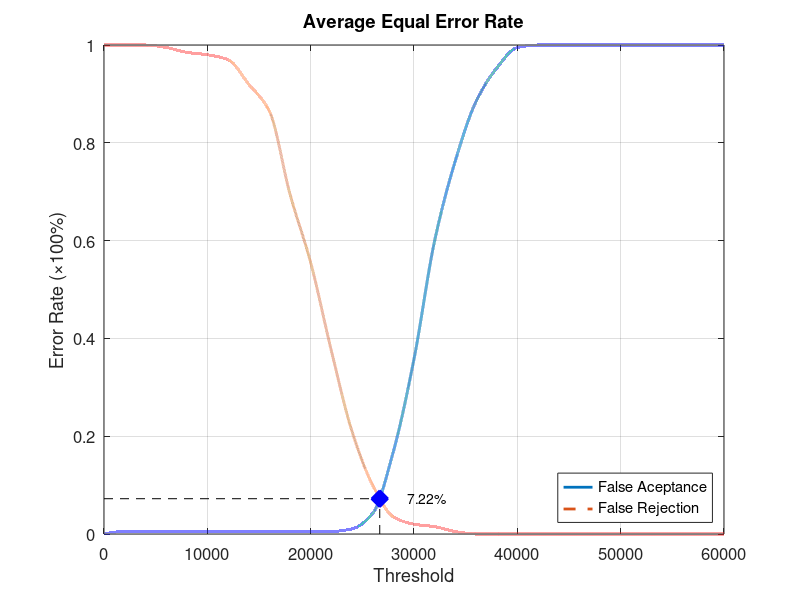
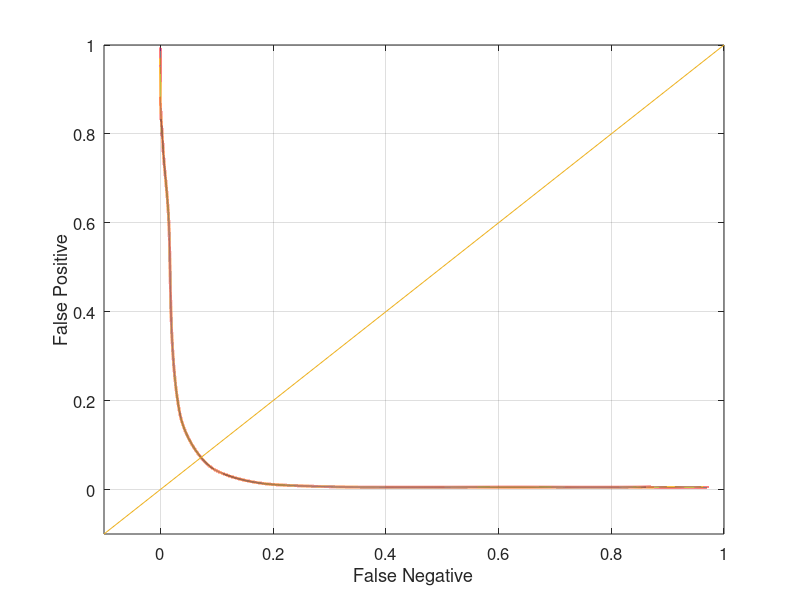

The MATLAB script that drew these images, in order:
function yEER = Database2_2
close all;
clear;
clc;
x = 0:2000:60000;
xq = 0:0.5:60000;

y0 = [0 0.00526316 0.00526316 0.00526316 0.00526316 0.00526316 0.00526316 0.00526316 0.00526316 0.00526316 0.00526316 0.00526316 0.0105263 0.0421053 0.168421 0.357895 0.6 0.763158 0.884211 0.952632 0.994737 1 1 1 1 1 1 1 1 1 1];
yy0 = interp1(x, y0, xq, 'pchip');
y1 = [1 1 1 0.995 0.985 0.98 0.97 0.92 0.865 0.695 0.555 0.375 0.21 0.1 0.035 0.02 0.015 0.005 0 0 0 0 0 0 0 0 0 0 0 0 0];
yy1 = interp1(x, y1, xq, 'pchip');

% Calculating EER: 
y2 = abs(y0 - y1);
find(y2 == min(y2))
yy2 = abs(yy0 - yy1);
xEER = find(yy2 == min(yy2));
xEERIndex = xq(xEER) % X-axis EER
yEER = yy0(xEER) % Y-axis EER

main = figure
plot(xq, yy0,'-','LineWidth', 2);	hold on
plot(xq, yy1,'--','LineWidth', 2);	hold on
plot([xEERIndex xEERIndex], [0 yEER], 'k--');	hold on
plot([0 xEERIndex], [yEER yEER], 'k--');	hold on
plot(xEERIndex, yEER, 'bx', 'LineWidth', 10);	hold on
text(xEERIndex + 10 * xEERIndex / 100, yEER, [num2str(round((10000 * yEER)) / 100) '%'])
legend('False Aceptance', 'False Rejection', 'Location', 'SouthEast')
xlabel('Threshold')
ylabel('Error Rate (\times100%)')
title('Average Equal Error Rate')
set(gca, 'FontSize', 12)
axis([0 60000 0 1])
grid on

print(main, 'Database2_2Main', '-dpng');
FNRxFPR = figure('Color', [1 1 1]);
plot(yy1, yy0, '-', yy1, yy0, 'LineWidth', 2);
hold on
y = -0.1:0.1:1
plot(y, y); 
set(gca, 'FontSize', 12)
xlabel('False Negative')
ylabel('False Positive')
axis([-0.1 1 -0.1 1])
set(gca, 'FontSize', 12)
grid on

print(FNRxFPR, 'Database2_2FNRxFPR','-dpng');
end
